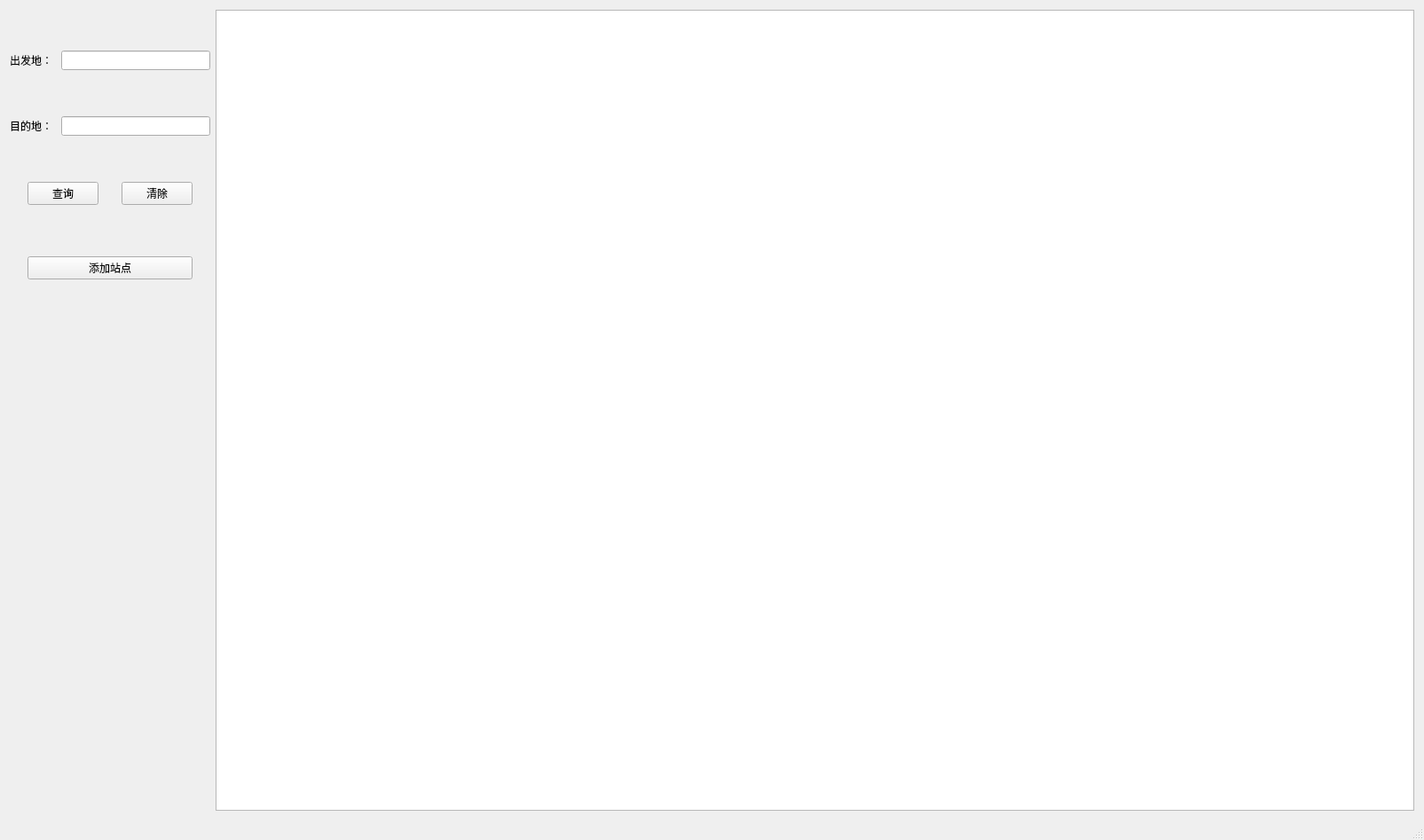
<?xml version="1.0" encoding="UTF-8"?>
<ui version="4.0">
 <class>ShanghaiMetroClass</class>
 <widget class="QMainWindow" name="ShanghaiMetroClass">
  <property name="geometry">
   <rect>
    <x>0</x>
    <y>0</y>
    <width>1605</width>
    <height>947</height>
   </rect>
  </property>
  <property name="windowTitle">
   <string>ShanghaiMetro</string>
  </property>
  <widget class="QWidget" name="centralWidget">
   <layout class="QGridLayout" name="gridLayout_3">
    <item row="3" column="0">
     <widget class="QLabel" name="dest">
      <property name="text">
       <string>目的地：</string>
      </property>
     </widget>
    </item>
    <item row="0" column="2">
     <spacer name="verticalSpacer">
      <property name="orientation">
       <enum>Qt::Vertical</enum>
      </property>
      <property name="sizeType">
       <enum>QSizePolicy::Fixed</enum>
      </property>
      <property name="sizeHint" stdset="0">
       <size>
        <width>20</width>
        <height>40</height>
       </size>
      </property>
     </spacer>
    </item>
    <item row="4" column="2">
     <spacer name="verticalSpacer_4">
      <property name="orientation">
       <enum>Qt::Vertical</enum>
      </property>
      <property name="sizeType">
       <enum>QSizePolicy::Fixed</enum>
      </property>
      <property name="sizeHint" stdset="0">
       <size>
        <width>20</width>
        <height>40</height>
       </size>
      </property>
     </spacer>
    </item>
    <item row="1" column="0">
     <widget class="QLabel" name="start">
      <property name="text">
       <string>出发地：</string>
      </property>
     </widget>
    </item>
    <item row="5" column="0" colspan="4">
     <layout class="QHBoxLayout" name="horizontalLayout_2">
      <property name="sizeConstraint">
       <enum>QLayout::SetDefaultConstraint</enum>
      </property>
      <item>
       <spacer name="horizontalSpacer_2">
        <property name="orientation">
         <enum>Qt::Horizontal</enum>
        </property>
        <property name="sizeType">
         <enum>QSizePolicy::Fixed</enum>
        </property>
        <property name="sizeHint" stdset="0">
         <size>
          <width>20</width>
          <height>20</height>
         </size>
        </property>
       </spacer>
      </item>
      <item>
       <widget class="QPushButton" name="search">
        <property name="text">
         <string>查询</string>
        </property>
       </widget>
      </item>
      <item>
       <spacer name="horizontalSpacer">
        <property name="orientation">
         <enum>Qt::Horizontal</enum>
        </property>
        <property name="sizeType">
         <enum>QSizePolicy::Fixed</enum>
        </property>
        <property name="sizeHint" stdset="0">
         <size>
          <width>20</width>
          <height>20</height>
         </size>
        </property>
       </spacer>
      </item>
      <item>
       <widget class="QPushButton" name="clear">
        <property name="text">
         <string>清除</string>
        </property>
       </widget>
      </item>
      <item>
       <spacer name="horizontalSpacer_3">
        <property name="orientation">
         <enum>Qt::Horizontal</enum>
        </property>
        <property name="sizeType">
         <enum>QSizePolicy::Fixed</enum>
        </property>
        <property name="sizeHint" stdset="0">
         <size>
          <width>20</width>
          <height>20</height>
         </size>
        </property>
       </spacer>
      </item>
     </layout>
    </item>
    <item row="6" column="2">
     <spacer name="verticalSpacer_5">
      <property name="orientation">
       <enum>Qt::Vertical</enum>
      </property>
      <property name="sizeType">
       <enum>QSizePolicy::Fixed</enum>
      </property>
      <property name="sizeHint" stdset="0">
       <size>
        <width>20</width>
        <height>40</height>
       </size>
      </property>
     </spacer>
    </item>
    <item row="1" column="1" colspan="3">
     <widget class="QLineEdit" name="startInput"/>
    </item>
    <item row="0" column="4" rowspan="12">
     <widget class="QGraphicsView" name="map">
      <property name="sizePolicy">
       <sizepolicy hsizetype="Expanding" vsizetype="Expanding">
        <horstretch>0</horstretch>
        <verstretch>0</verstretch>
       </sizepolicy>
      </property>
      <property name="minimumSize">
       <size>
        <width>1200</width>
        <height>900</height>
       </size>
      </property>
     </widget>
    </item>
    <item row="3" column="1" colspan="3">
     <widget class="QLineEdit" name="destInput"/>
    </item>
    <item row="11" column="2">
     <spacer name="verticalSpacer_3">
      <property name="orientation">
       <enum>Qt::Vertical</enum>
      </property>
      <property name="sizeType">
       <enum>QSizePolicy::Expanding</enum>
      </property>
      <property name="sizeHint" stdset="0">
       <size>
        <width>20</width>
        <height>40</height>
       </size>
      </property>
     </spacer>
    </item>
    <item row="2" column="2">
     <spacer name="verticalSpacer_2">
      <property name="orientation">
       <enum>Qt::Vertical</enum>
      </property>
      <property name="sizeType">
       <enum>QSizePolicy::Fixed</enum>
      </property>
      <property name="sizeHint" stdset="0">
       <size>
        <width>20</width>
        <height>40</height>
       </size>
      </property>
     </spacer>
    </item>
    <item row="8" column="0" colspan="4">
     <layout class="QHBoxLayout" name="horizontalLayout">
      <item>
       <spacer name="horizontalSpacer_4">
        <property name="orientation">
         <enum>Qt::Horizontal</enum>
        </property>
        <property name="sizeType">
         <enum>QSizePolicy::Fixed</enum>
        </property>
        <property name="sizeHint" stdset="0">
         <size>
          <width>20</width>
          <height>20</height>
         </size>
        </property>
       </spacer>
      </item>
      <item>
       <widget class="QPushButton" name="addStation">
        <property name="text">
         <string>添加站点</string>
        </property>
       </widget>
      </item>
      <item>
       <spacer name="horizontalSpacer_5">
        <property name="orientation">
         <enum>Qt::Horizontal</enum>
        </property>
        <property name="sizeType">
         <enum>QSizePolicy::Fixed</enum>
        </property>
        <property name="sizeHint" stdset="0">
         <size>
          <width>20</width>
          <height>20</height>
         </size>
        </property>
       </spacer>
      </item>
     </layout>
    </item>
   </layout>
  </widget>
  <widget class="QStatusBar" name="statusBar"/>
 </widget>
 <layoutdefault spacing="6" margin="11"/>
 <resources>
  <include location="ShanghaiMetro.qrc"/>
 </resources>
 <connections/>
</ui>
